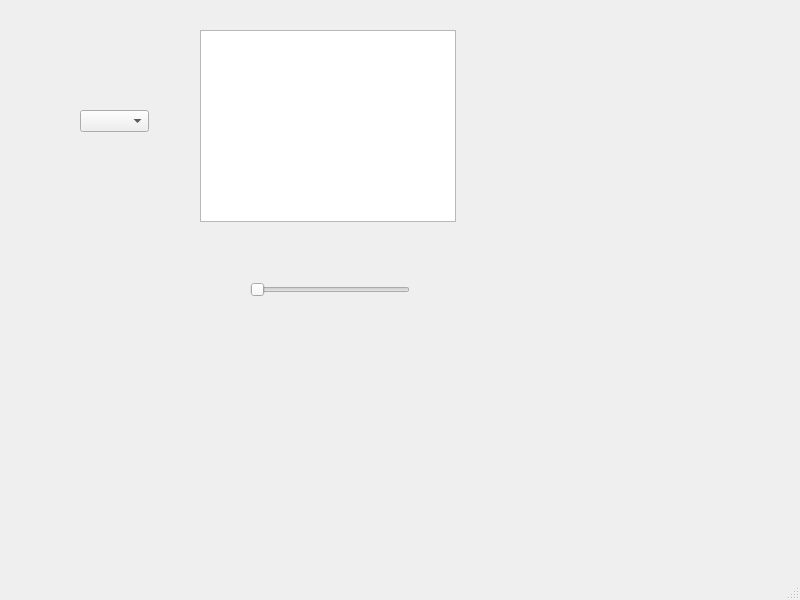
<?xml version="1.0" encoding="UTF-8"?>
<ui version="4.0">
 <class>MainWindow</class>
 <widget class="QMainWindow" name="MainWindow">
  <property name="geometry">
   <rect>
    <x>0</x>
    <y>0</y>
    <width>800</width>
    <height>600</height>
   </rect>
  </property>
  <property name="windowTitle">
   <string>MainWindow</string>
  </property>
  <widget class="QWidget" name="centralwidget">
   <widget class="QSlider" name="horizontalSlider">
    <property name="geometry">
     <rect>
      <x>250</x>
      <y>280</y>
      <width>160</width>
      <height>19</height>
     </rect>
    </property>
    <property name="orientation">
     <enum>Qt::Horizontal</enum>
    </property>
   </widget>
   <widget class="QComboBox" name="comboBox">
    <property name="geometry">
     <rect>
      <x>80</x>
      <y>110</y>
      <width>69</width>
      <height>22</height>
     </rect>
    </property>
   </widget>
   <widget class="QListWidget" name="listWidget">
    <property name="geometry">
     <rect>
      <x>200</x>
      <y>30</y>
      <width>256</width>
      <height>192</height>
     </rect>
    </property>
   </widget>
  </widget>
  <widget class="QMenuBar" name="menubar">
   <property name="geometry">
    <rect>
     <x>0</x>
     <y>0</y>
     <width>800</width>
     <height>21</height>
    </rect>
   </property>
  </widget>
  <widget class="QStatusBar" name="statusbar"/>
 </widget>
 <resources/>
 <connections/>
</ui>
